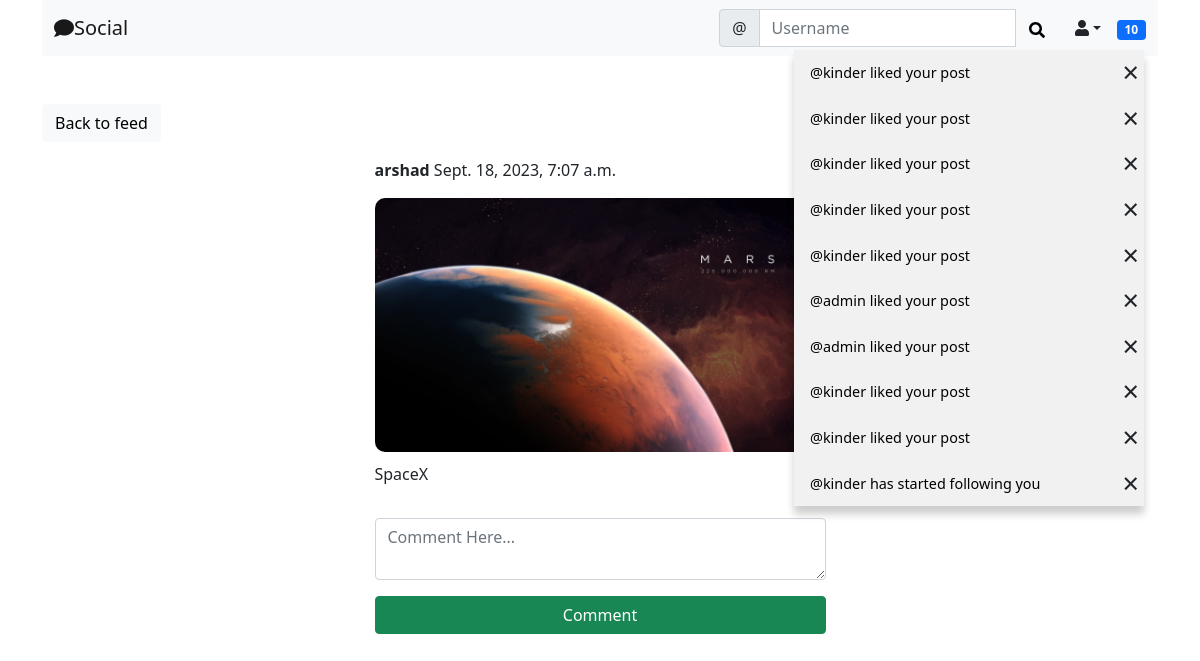
Page /social/post/26 (signed in) on the committed database.
### social/models.py (models this page shows)
class Notification(models.Model):
    notification_type=models.IntegerField()
    to_user=models.ForeignKey(User,related_name='notification_to', on_delete=models.CASCADE,null=True)
    from_user=models.ForeignKey(User,related_name='notification_from', on_delete=models.CASCADE,null=True)
    post=models.ForeignKey(Post,related_name='+',blank=True,null=True, on_delete=models.CASCADE)
    comment=models.ForeignKey(Comment,related_name='+',blank=True,null=True, on_delete=models.CASCADE)
    date=models.DateTimeField(default=timezone.now)
    user_has_seen=models.BooleanField(default=False)

class Post(models.Model):
    body=models.TextField()
    image=models.ImageField(upload_to='uploads/post_photos',blank=True)
    created_on=models.DateTimeField(default=timezone.now)
    author=models.ForeignKey(User,on_delete=models.CASCADE)
    likes=models.ManyToManyField(User,blank=True,related_name='likes')
    dislikes=models.ManyToManyField(User,blank=True,related_name='dislikes')

### social/views.py (the view, shortened to what this page needs)
# urls.py: path('post/<int:pk>',PostDetailView.as_view(),name='post-detail'),
class PostDetailView(LoginRequiredMixin,View):
    def get(self,request,pk,*args, **kwargs):
        post=Post.objects.get(pk=pk)
        form=CommentForm()
        comments=Comment.objects.filter(post=post).order_by('-created_on')
        context={
            'post':post,
            'form':form,
            'comments':comments,
        }
        return render(request,'social/post_detail.html',context)

### social/forms.py
class CommentForm(forms.ModelForm):
    comment=forms.CharField(
        label='',
        widget=forms.Textarea(attrs={
            'rows':'2',
            'placeholder':'Comment Here...'
        })
    )
    class Meta:
        model=Comment
        fields=['comment']

### landing/templatetags/custom_tags.py (called while the page is built)
@register.inclusion_tag('social/show_notification.html',takes_context=True)
def show_notification(context):
    request_user=context['request'].user
    notifications=Notification.objects.filter(to_user=request_user).exclude(user_has_seen=True).order_by('-date')
    return {'notifications':notifications}

### social/templates/social/post_detail.html (shortened to what this page needs)
{% extends 'landing/base.html' %}
{% load crispy_forms_tags %}
{% block content %}
<div class="container">
    <div class="row mt-5">
        <div class="col-md-5 col-sm-6">
            <a href="{% url 'post-list' %}" class="btn btn-light">Back to feed</a>
        </div>
    </div>
    <div class="row justify-content-center mt-3">
        <div class="col-md-5 col-sm-12">
            <div class="comment-box">
                <p>
                    <strong>{{ post.author }}</strong> {{ post.created_on }}
                </p>
                {% if post.image %}
                <img src="{{ post.image.url }}" class="post-image" style="max-width: 100%; height:auto; border-radius:10px; margin-bottom:10px">
                {% endif %}
                <p>{{ post.body }}</p>
            </div>
        </div>
    </div>
    <div class="row justify-content-center mt-3">
        <div class="col-md-5 col-sm-12">
            <form method="post">
                {{ form | crispy }}
                <div class="d-grid gap-2">
                    <button class="btn btn-success mt-3">Comment</button>
                </div>
            </form>
        </div>
    </div>
</div>
{% endblock %}

### social/templates/social/show_notification.html (shortened to what this page needs)
<div class="dropdown">
    <span class="badge bg-primary notification-badge" onclick="showNotification()">{{ notifications.count }}</span>
    <div class="dropdown-content " id="notification-container">
        {% for notification in notifications %}
            {% if notification.post %}
                {% if notification.notification_type == 1 %}
                <div class="dropdown-item-parent">
                    <a href="{% url "post-notification" notification.pk notification.post.pk %}">@{{ notification.from_user}} liked your post</a>
                    <span class="dropdown-item-close">&times;</span>
                </div>
                {% elif notification.notification_type == 2 %}
                <div class="dropdown-item-parent">
                    <a href="{% url "post-notification" notification.pk notification.post.pk %}">@{{ notification.from_user}} commented on your post</a>
                    <span class="dropdown-item-close">&times; </span>
                </div>
                {% endif %}
            {% else %}
            <div class="dropdown-item-parent">
                <a href="{% url "follow-notification" notification.pk notification.from_user.profile.pk %}">@{{ notification.from_user}} has started following you</a>
                <span class="dropdown-item-close">&times; </span>
            </div>
            {% endif %}
            {% endfor %}
        </div>
</div>

### static/css/style.css (style rules this page uses)
.notification-badge { transition: 0.3s; }
.dropdown { position: relative; display: inline-block; }
.dropdown-content { right: 2px; margin-top: 10px; position: absolute; background-color: #f1f1f1; min-width: 350px; box-shadow: 0px 8px 8px 0px rgba(0,0,0,0.2); z-index: 3; font-size: 0.9rem; }
.dropdown-content a { color: #000; padding: 12px 16px; text-decoration: none; display: block; }
.dropdown-item-parent { position: relative; display: block; }
.dropdown-item-close { position: absolute; top: 0; right: 0; font-size: 1.8rem; padding-right: 5px; transition: 0.3s; }
img.post-image { max-width: 100%; }

### rows in the picture
Notification: from_user "kinder"
Notification: from_user "kinder"
Notification: from_user "kinder"
Notification: from_user "kinder"
Notification: from_user "kinder"
Notification: from_user "admin"
Notification: from_user "admin"
Notification: from_user "kinder"
Notification: from_user "kinder"
Notification: from_user "kinder"
Post: author "arshad", created_on "Sept. 18, 2023, 7:07 a.m.", image (picture), body "SpaceX"

### other values in the picture
{{ notifications.count }} "10"
